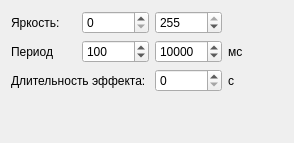
      <widget class="QWidget" name="TabShine">
       <attribute name="title">
        <string extracomment="Сияние">Сияние</string>
       </attribute>
       <layout class="QGridLayout" name="gridLayout_3">
        <item row="0" column="2">
         <widget class="QSpinBox" name="SpinShineBrTo">
          <property name="maximum">
           <number>255</number>
          </property>
          <property name="value">
           <number>255</number>
          </property>
         </widget>
        </item>
        <item row="1" column="1">
         <widget class="QSpinBox" name="SpinShinePeriodFrom">
          <property name="maximum">
           <number>99999999</number>
          </property>
          <property name="value">
           <number>100</number>
          </property>
         </widget>
        </item>
        <item row="0" column="4">
         <spacer name="horizontalSpacer_2">
          <property name="orientation">
           <enum>Qt::Horizontal</enum>
          </property>
          <property name="sizeHint" stdset="0">
           <size>
            <width>40</width>
            <height>20</height>
           </size>
          </property>
         </spacer>
        </item>
        <item row="3" column="0">
         <spacer name="verticalSpacer_2">
          <property name="orientation">
           <enum>Qt::Vertical</enum>
          </property>
          <property name="sizeHint" stdset="0">
           <size>
            <width>20</width>
            <height>40</height>
           </size>
          </property>
         </spacer>
        </item>
        <item row="1" column="2">
         <widget class="QSpinBox" name="SpinShinePeriodTo">
          <property name="maximum">
           <number>99999999</number>
          </property>
          <property name="value">
           <number>10000</number>
          </property>
         </widget>
        </item>
        <item row="0" column="0">
         <widget class="QLabel" name="LblShineBr">
          <property name="text">
           <string>Яркость:</string>
          </property>
         </widget>
        </item>
        <item row="0" column="1">
         <widget class="QSpinBox" name="SpinShineBrFrom">
          <property name="maximum">
           <number>255</number>
          </property>
         </widget>
        </item>
        <item row="1" column="0">
         <widget class="QLabel" name="LblShinePeriod">
          <property name="text">
           <string>Период</string>
          </property>
         </widget>
        </item>
        <item row="1" column="3">
         <widget class="QLabel" name="label_2">
          <property name="text">
           <string>мс</string>
          </property>
         </widget>
        </item>
        <item row="2" column="0" colspan="2">
         <widget class="QLabel" name="LblShineLength">
          <property name="text">
           <string>Длительность эффекта: </string>
          </property>
         </widget>
        </item>
        <item row="2" column="2">
         <widget class="QSpinBox" name="SpinShineLength"/>
        </item>
        <item row="2" column="3">
         <widget class="QLabel" name="label_4">
          <property name="text">
           <string>c</string>
          </property>
         </widget>
        </item>
       </layout>
      </widget>
